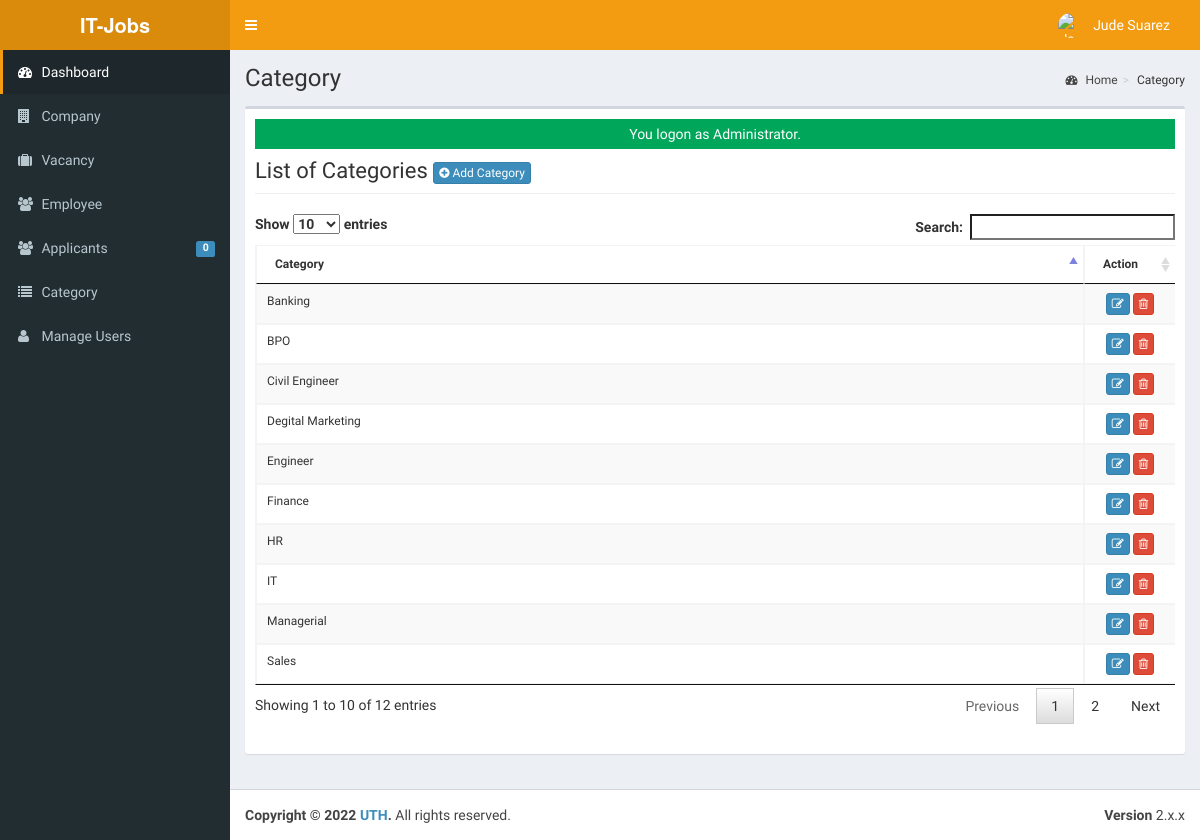
/admin/category/ (signed in), run on an earlier commit of the app's database.
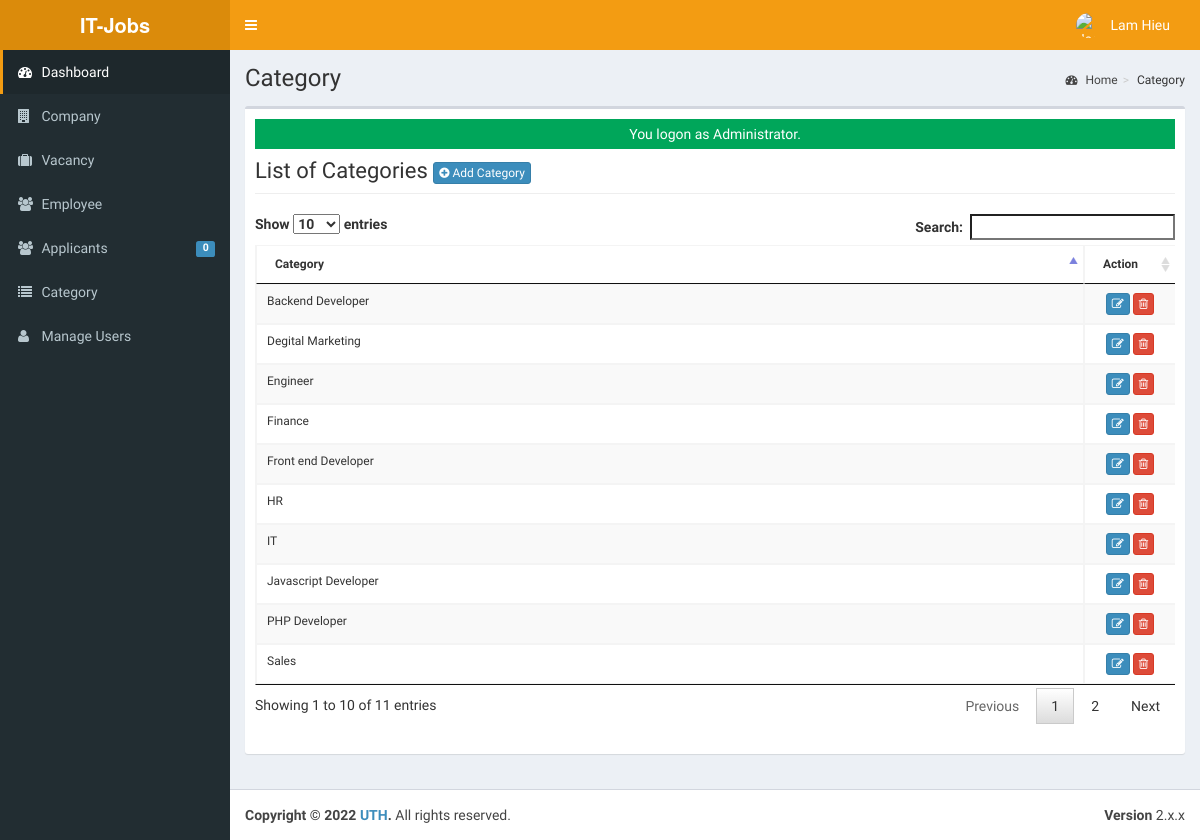
And on a later commit of the database.
### tables this page shows
CREATE TABLE `tblusers` (
  `USERID` varchar(30) NOT NULL,
  `FULLNAME` varchar(40) NOT NULL,
  `USERNAME` varchar(90) NOT NULL,
  `PASS` varchar(90) NOT NULL,
  `ROLE` varchar(30) NOT NULL,
  `PICLOCATION` varchar(255) NOT NULL
);

CREATE TABLE `tblcategory` (
  `CATEGORYID` int(11) NOT NULL,
  `CATEGORY` varchar(90) NOT NULL
);

### admin/category/index.php (called while the page is built, shortened)
<?php
$title="Category";
require_once ("../theme/templates.php");
?>

### include/database.php (called while the page is built, shortened)
<?php
class Database
{
	var $query = '';
	public $conn;
	public function open_connection()
	{
		try {
			$this->conn = new PDO("mysql:host=" . server . ";dbname=" . database_name . "", user, pass);
			$this->conn->setAttribute(PDO::ATTR_ERRMODE, PDO::ERRMODE_EXCEPTION);
		} catch (PDOException $e) {
			echo "Problem in database connection! Contact administrator!" . $e->getMessage();
		}
	}
	function setQuery($sql = '')
	{
		try {
			$this->sql_string = $sql;
			$this->query = $this->conn->prepare($this->sql_string);
			$this->query->execute();
		} catch (PDOException $e) {
			echo "Failed to get query handle: " . $e->getMessage() . "\n";
			exit;
		}
	}
	function loadResultList()
	{
		$results = $this->query->fetchAll(PDO::FETCH_OBJ);
		return $results;
	}
	function loadSingleResult()
	{
		$results = $this->query->fetch(PDO::FETCH_OBJ);
		return $results;
	}
}
$mydb = new Database();

### include/accounts.php (called while the page is built, shortened)
<?php
require_once(LIB_PATH.DS.'database.php');
class User {
	protected static  $tblname = "tblusers";
	function single_user($id=""){
			global $mydb;
			$mydb->setQuery("SELECT * FROM ".self::$tblname."
				Where USERID= '{$id}' LIMIT 1");
			$cur = $mydb->loadSingleResult();
			return $cur;
	}
}

### admin/category/list.php (the view, shortened to what the changed rows need)
<div class="row">
      	 <div class="col-lg-12">
           <h1 class="page-header">List of Categories  <a href="index.php?view=add" class="btn btn-primary btn-xs  ">  <i class="fa fa-plus-circle fw-fa"></i> Add Category</a>  </h1>
      		</div>
  		 </div>
 		    <form action="controller.php?action=delete" Method="POST">
		     <div class="table-responsive">
			<table id="dash-table" class="table table-striped table-bordered table-hover"  style="font-size:12px" cellspacing="0">
			  <thead>
			  	<tr>
			  		<th>
			  		 Category</th>
			  		 <th width="10%" align="center">Action</th>
			  	</tr>
			  </thead>
			  <tbody>
			  	<?php
			  		$mydb->setQuery("SELECT * FROM `tblcategory`");
			  		$cur = $mydb->loadResultList();
					foreach ($cur as $result) {
			  		echo '<tr>';
			  			echo '<td>' . $result->CATEGORY.'</td>';
			  		echo '<td align="center"><a title="Edit" href="index.php?view=edit&id='.$result->CATEGORYID.'" class="btn btn-primary btn-xs  ">  <span class="fa fa-edit fw-fa"></a>
			  		     <a title="Delete" href="controller.php?action=delete&id='.$result->CATEGORYID.'" class="btn btn-danger btn-xs  ">  <span class="fa  fa-trash-o fw-fa "></a></td>';
			  		echo '</tr>';
			  	}
			  	?>
			  </tbody>
			</table>
			</form>

### admin/theme/templates.php (shortened to what the changed rows need)
<!DOCTYPE html>
<html>
<head>
  <link rel="stylesheet" href="<?php echo web_root; ?>bootstrap/css/bootstrap.min.css">
  <link rel="stylesheet" href="<?php echo web_root; ?>plugins/font-awesome/css/font-awesome.min.css">
  <link rel="stylesheet" href="<?php echo web_root; ?>dist/css/AdminLTE.min.css">
  <link rel="stylesheet" href="<?php echo web_root; ?>dist/css/skins/_all-skins.min.css">
  <link rel="stylesheet" href="<?php echo web_root; ?>plugins/iCheck/flat/blue.css">
  <link rel="stylesheet" href="<?php echo web_root; ?>plugins/morris/morris.css">
  <link rel="stylesheet" href="<?php echo web_root; ?>plugins/jvectormap/jquery-jvectormap-1.2.2.css">
  <link href="<?php echo web_root; ?>plugins/datepicker/bootstrap-datetimepicker.min.css" rel="stylesheet" media="screen">
  <link rel="stylesheet" href="<?php echo web_root; ?>plugins/dataTables/jquery.dataTables.min.css">
  <link rel="stylesheet" href="<?php echo web_root; ?>plugins/bootstrap-wysihtml5/bootstrap3-wysihtml5.min.css">
</head>
<body class="hold-transition skin-yellow fixed sidebar-mini">
  <div class="wrapper">
    <header class="main-header">
      <nav class="navbar navbar-static-top" role="navigation">
        <div class="navbar-custom-menu">
          <ul class="nav navbar-nav">
            <?php
            $user = new User();
            $singleuser = $user->single_user($_SESSION['ADMIN_USERID']);
            ?>
            <li class="dropdown user user-menu" style="padding-right: 15px;">
              <a href="#" class="dropdown-toggle" data-toggle="dropdown">
                <img src="../user/jude.jpg" class="user-image" alt="User Image">
                <span class="hidden-xs"><?php echo $singleuser->FULLNAME; ?></span>
              </a>
            </li>
          </ul>
        </div>
      </nav>
    </header>
    <div class="content-wrapper">
      <section class="content-header">
        <h1>
          <?php echo isset($title) ? $title : ''; ?>
        </h1>
      </section>
      <section class="content">
        <div class="row">
          <div class="col-xs-12">
            <div class="box">
              <div class="box-body">
                <?php
                require_once $content;
                ?>
            </div>
          </div>
        </div>
      </section>
    </div>
</body>
</html>

What changed in the data, as far as the page shows it:
removed tblcategory: CATEGORY "Managerial"
removed tblcategory: CATEGORY "Civil Engineer"
removed tblcategory: CATEGORY "Banking"
removed tblcategory: CATEGORY "BPO"
changed tblusers: FULLNAME "Jude Suarez" → "Lam Hieu"
added tblcategory: CATEGORY "Front end Developer"
added tblcategory: CATEGORY "Backend Developer"
added tblcategory: CATEGORY "PHP Developer"
added tblcategory: CATEGORY "Javascript Developer"
Also different on the page:
text written by a page script: "Show entries Search: Showing 1 to 10 of 12 entries Previous 1 2 Next" → "Show entries Search: Showing 1 to 10 of 11 entries Previous 1 2 Next"
